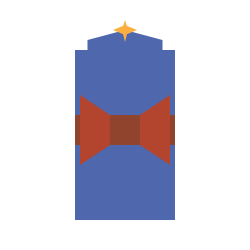
Frame 1 (no input)
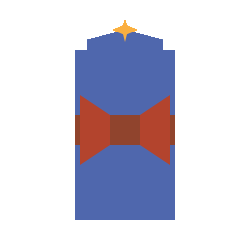
Frame 60 (the mouse pressed at the canvas centre just before this capture)
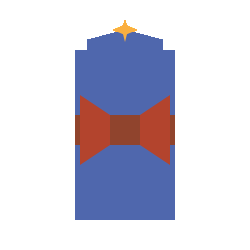
Frame 120 (the mouse held since frame 60 and released just before this capture)

The Processing sketch that drew these frames (run headless with seeded random() and noise(); from frame 60 on, the mouse is pressed at the canvas centre):

// Processing sketch: processing_55612
// ── processing_55612.pde

void setup(){
  size(250,250);
  background(255, 255, 255);
  smooth();
}

void draw(){
noStroke();
fill(79, 103, 173);
rect(75, 50, 100, 170);
rect(87.5, 40, 75, 10);
triangle(87.5, 40, 125, 30, 162.5, 40);

noStroke();
fill(144, 68, 45);
rect(75, 115, 100, 30);

noStroke();
fill(179, 68, 45);
quad(80, 165, 80, 95, 110, 115, 110, 145);
quad(170, 165, 170, 95, 140, 115, 140, 145);

noStroke();
fill(250, 175, 64);
triangle(122, 30, 125, 20, 128, 30);
triangle(122, 30, 125, 42, 128, 30);
quad(113, 30, 125, 35, 137, 30, 125, 25);


}
//Skynet cannot see me, I am a note.
//0-255 sets a grayscale colour.
//3 sets of numbers makes RGB colour.
